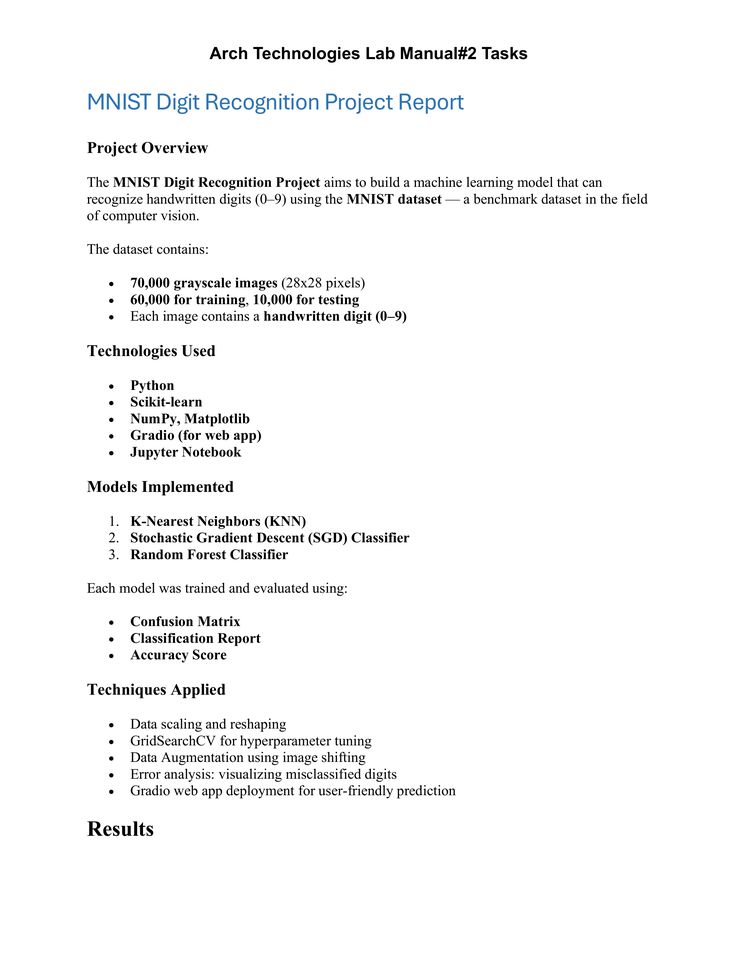
#> input picture uploads/CB-M2-ARCH-2505-0206_page_10_3dd909.png, 738 x 956 px, shrunk from 2550 x 3300 before the run
$ python -i image_preprocessor.py   (imports and definitions only)
#> lines starting #> are read from the running program, lines starting #| are printed output that depends on the picture; after the words box and inside, x2 and y2 are one past the last pixel; in counts of white or black regions, pixels touching at a corner belong together
import cv2
import numpy as np
import os

def enhance_image(image_path):
    """
    Enhances a document image to improve OCR accuracy.

    Steps:
    - Convert to grayscale
    - Denoise
    - Thresholding
    - Deskew (optional)

    Args:
        image_path (str): Path to the input image

    Returns:
        str: Path to the enhanced image (temp file)
    """
    image = cv2.imread(image_path)
#> image is the input picture: shape (956, 738, 3); mean B, G, R 247.8, 247.6, 247.4
    if image is None:
        raise ValueError(f"Cannot read image at {image_path}")

    # Convert to grayscale
    gray = cv2.cvtColor(image, cv2.COLOR_BGR2GRAY)

    # Remove noise
    denoised = cv2.GaussianBlur(gray, (5, 5), 0)

    # Adaptive Thresholding
    thresh = cv2.adaptiveThreshold(
        denoised, 255,
        cv2.ADAPTIVE_THRESH_GAUSSIAN_C,
        cv2.THRESH_BINARY,
        11, 2
    )
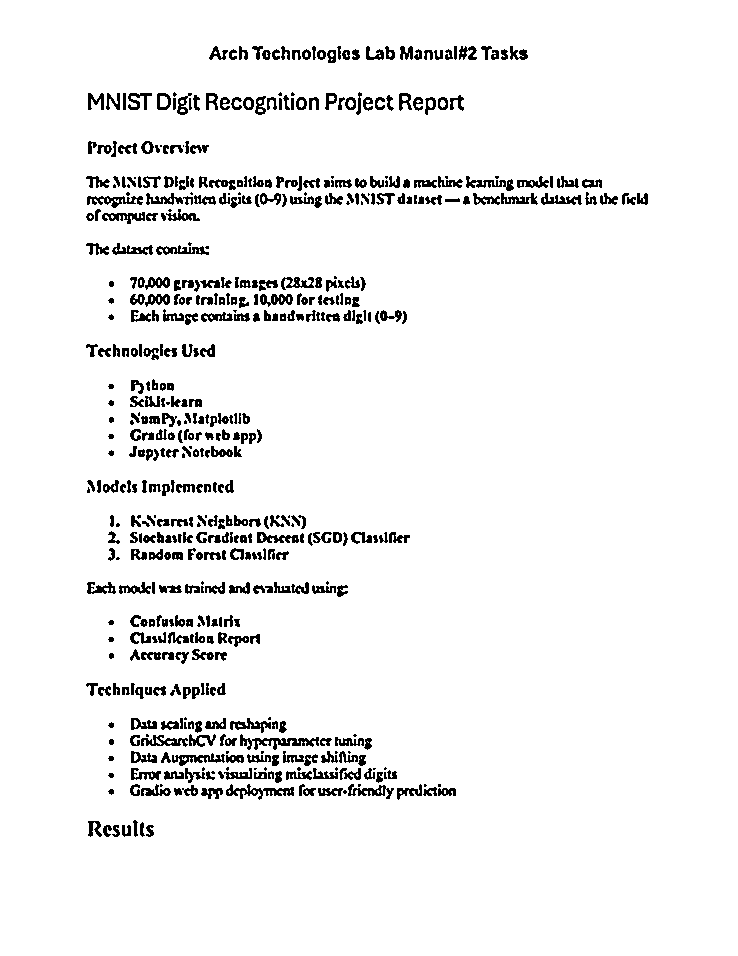
#> thresh: shape (956, 738); 94.7% white; 563 black regions (73 under 20 px), largest, box (x1, y1, x2, y2) and area: (240, 734, 319, 750) 490, (226, 784, 294, 800) 412, (87, 196, 143, 208) 318

    # Deskew image
    deskewed = deskew(thresh)

    # Save temporary enhanced image
    enhanced_path = os.path.join("uploads", "enhanced_temp.png")
    cv2.imwrite(enhanced_path, deskewed)

    return enhanced_path


def deskew(image):
    """
    Rotates image to correct skew using contours and minAreaRect.

    Args:
        image (np.ndarray): Grayscale or binary image

    Returns:
        np.ndarray: Deskewed image
    """
    coords = np.column_stack(np.where(image > 0))
#> coords = 668356 pairs, first value 0 to 955, second value 0 to 737
    angle = cv2.minAreaRect(coords)[-1]
#> angle = -90

    if angle < -45:
        angle = -(90 + angle)
#> angle = 0
    else:
        angle = -angle

    (h, w) = image.shape[:2]
#> h = 956; w = 738
    center = (w // 2, h // 2)
#> center = (369, 478)

    M = cv2.getRotationMatrix2D(center, angle, 1.0)
#> M = [[1, 0, 0], [0, 1, 0]]
    rotated = cv2.warpAffine(image, M, (w, h),
                             flags=cv2.INTER_CUBIC, borderMode=cv2.BORDER_REPLICATE)

    return rotated

>>> result = enhance_image('../uploads/CB-M2-ARCH-2505-0206_page_10_3dd909.png')

$ run again, on uploads/CB-M2-ARCH-2505-0206_page_11_a14357.png
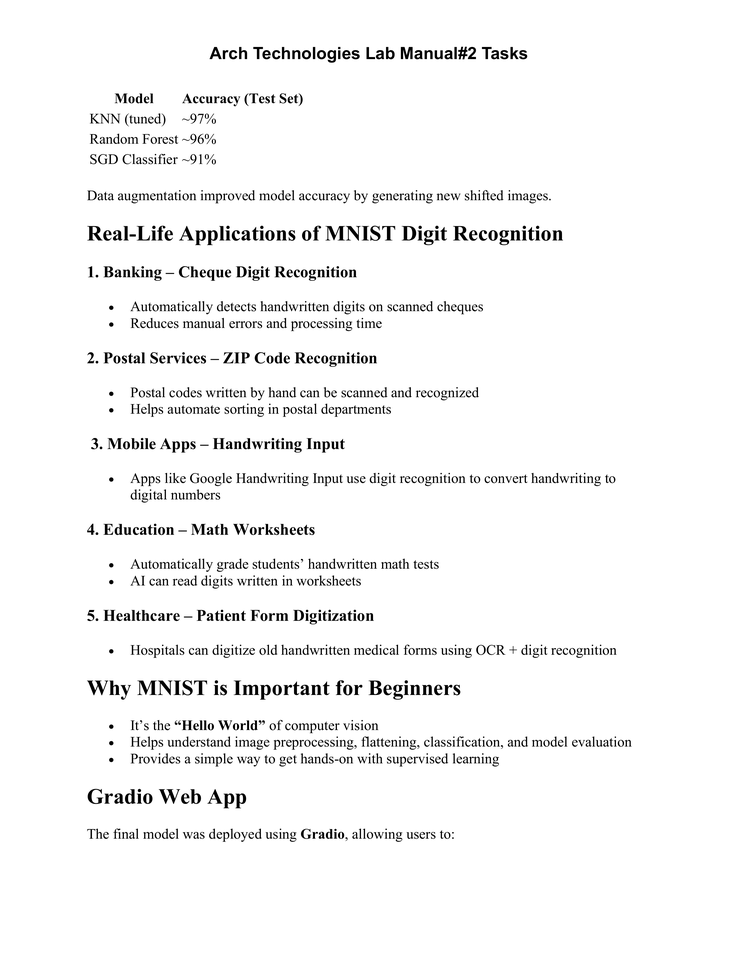
#> input picture uploads/CB-M2-ARCH-2505-0206_page_11_a14357.png, 738 x 956 px, shrunk from 2550 x 3300 before the run
#> in enhance_image, image is the input picture: shape (956, 738, 3); min 0, max 255, mean 245.6
#> in enhance_image, `thresh = cv2.adaptiveThreshold( denoised, 255, cv2.ADAPTIVE_THRESH_GAU..`:
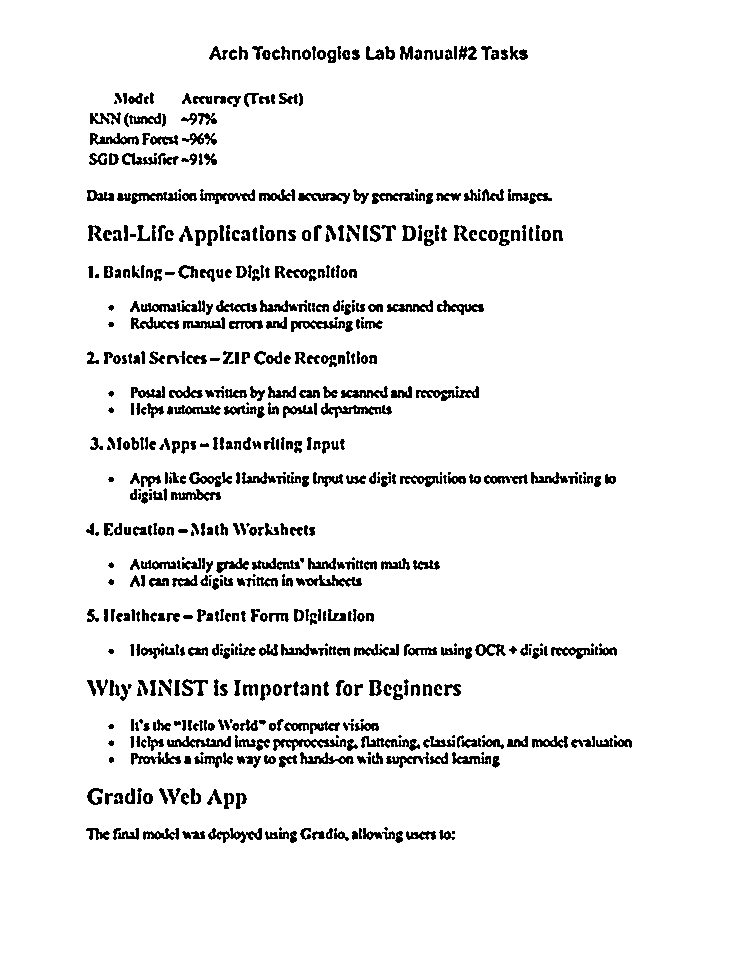
#> thresh: shape (956, 738); 93.4% white; 621 black regions (76 under 20 px), largest, box (x1, y1, x2, y2) and area: (273, 739, 346, 751) 414, (321, 403, 392, 418) 411, (167, 736, 231, 748) 381
#> coords = 658800 pairs, first value 0 to 955, second value 0 to 737
#> in deskew, `angle = cv2.minAreaRect(coords)[-1]`: angle = -90
#> in deskew, `angle = -(90 + angle)`: angle = 0
#> M = [[1, 0, 0], [0, 1, 0]]

$ run again, on uploads/CB-M2-ARCH-2505-0206_page_12_cca73d.png
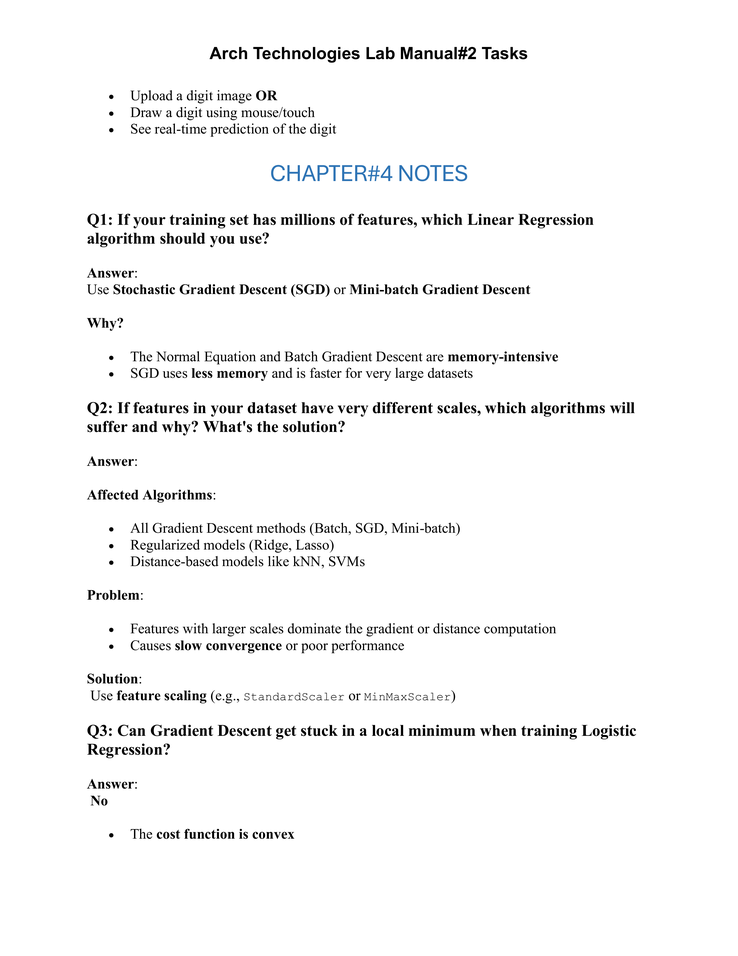
#> input picture uploads/CB-M2-ARCH-2505-0206_page_12_cca73d.png, 738 x 956 px, shrunk from 2550 x 3300 before the run
#> in enhance_image, image is the input picture: shape (956, 738, 3); mean B, G, R 247.2, 247.1, 246.9
#> in enhance_image, `thresh = cv2.adaptiveThreshold( denoised, 255, cv2.ADAPTIVE_THRESH_GAU..`:
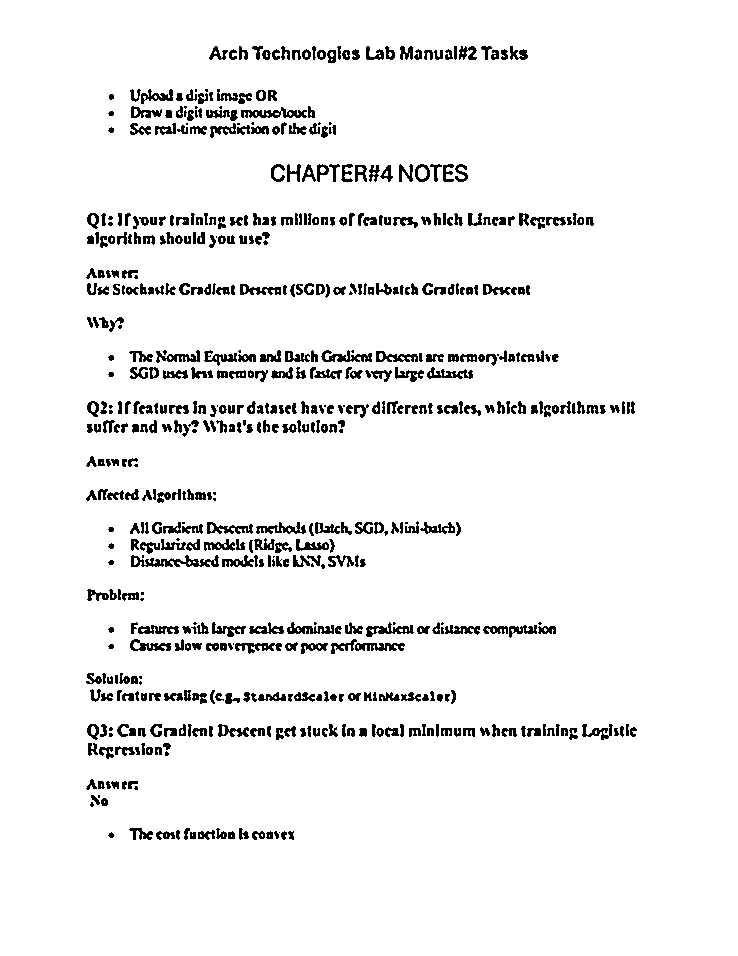
#> thresh: shape (956, 738); 94.4% white; 608 black regions (63 under 20 px), largest, box (x1, y1, x2, y2) and area: (131, 555, 219, 567) 515, (241, 107, 307, 118) 377, (321, 350, 372, 362) 314
#> coords = 666242 pairs, first value 0 to 955, second value 0 to 737
#> in deskew, `angle = cv2.minAreaRect(coords)[-1]`: angle = -90
#> in deskew, `angle = -(90 + angle)`: angle = 0
#> M = [[1, 0, 0], [0, 1, 0]]

$ run again, on uploads/CB-M2-ARCH-2505-0206_page_13_25c8e1.png
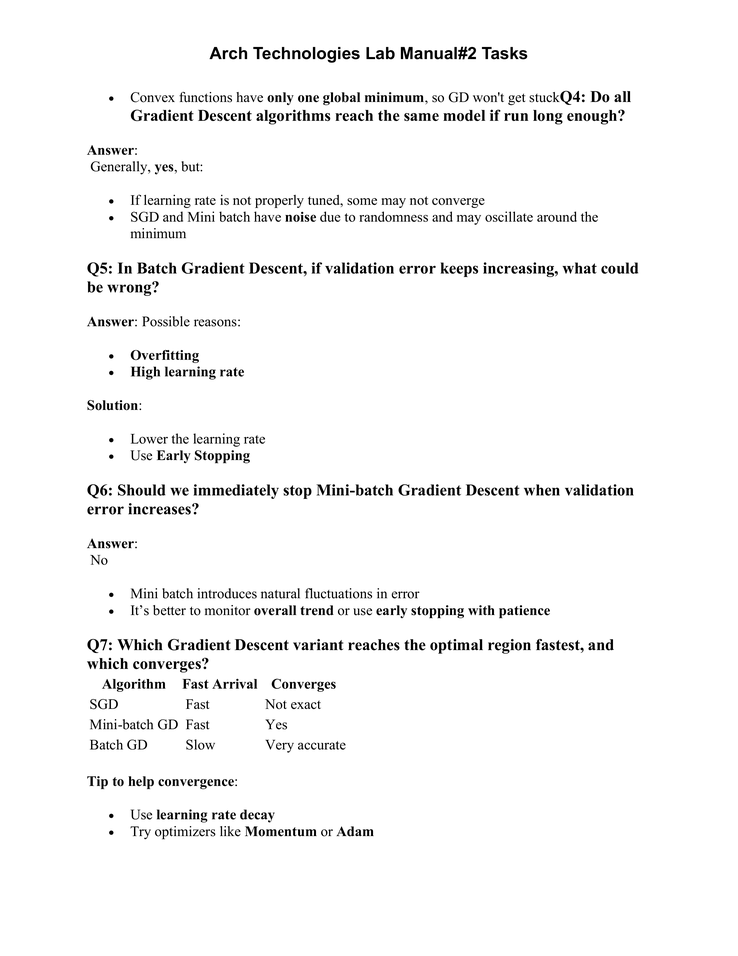
#> input picture uploads/CB-M2-ARCH-2505-0206_page_13_25c8e1.png, 738 x 956 px, shrunk from 2550 x 3300 before the run
#> in enhance_image, image is the input picture: shape (956, 738, 3); min 0, max 255, mean 246.8
#> in enhance_image, `thresh = cv2.adaptiveThreshold( denoised, 255, cv2.ADAPTIVE_THRESH_GAU..`:
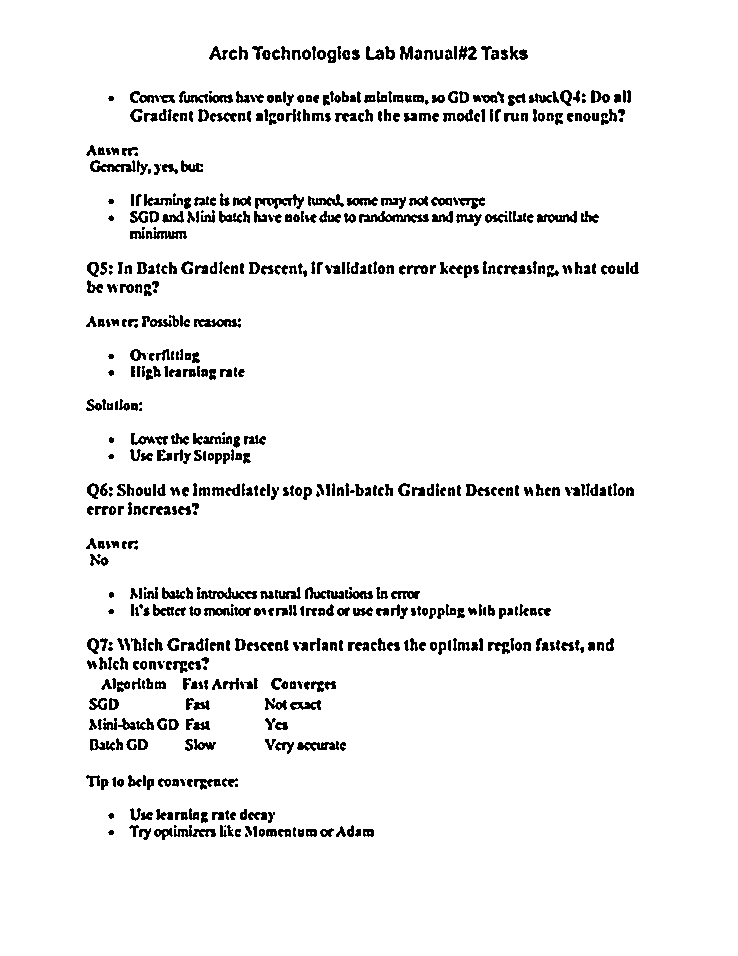
#> thresh: shape (956, 738); 94.5% white; 638 black regions (47 under 20 px), largest, box (x1, y1, x2, y2) and area: (359, 211, 429, 223) 394, (197, 587, 257, 599) 354, (255, 194, 304, 209) 301
#> coords = 666507 pairs, first value 0 to 955, second value 0 to 737
#> in deskew, `angle = cv2.minAreaRect(coords)[-1]`: angle = -90
#> in deskew, `angle = -(90 + angle)`: angle = 0
#> M = [[1, 0, 0], [0, 1, 0]]
